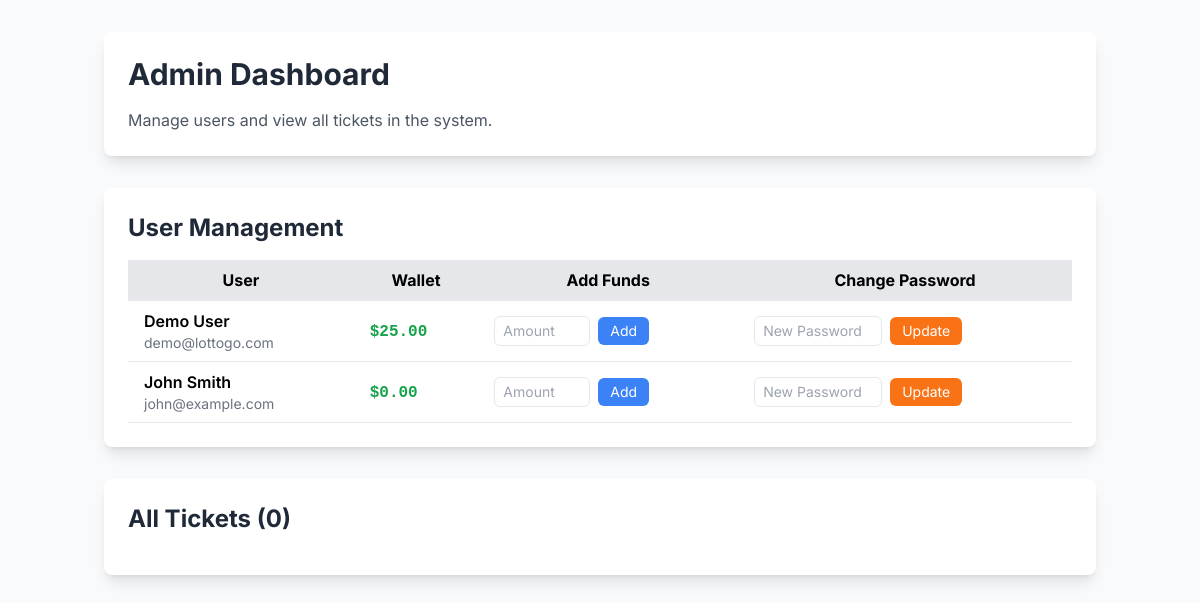
/adminmanage, run on an earlier commit of the app's database.
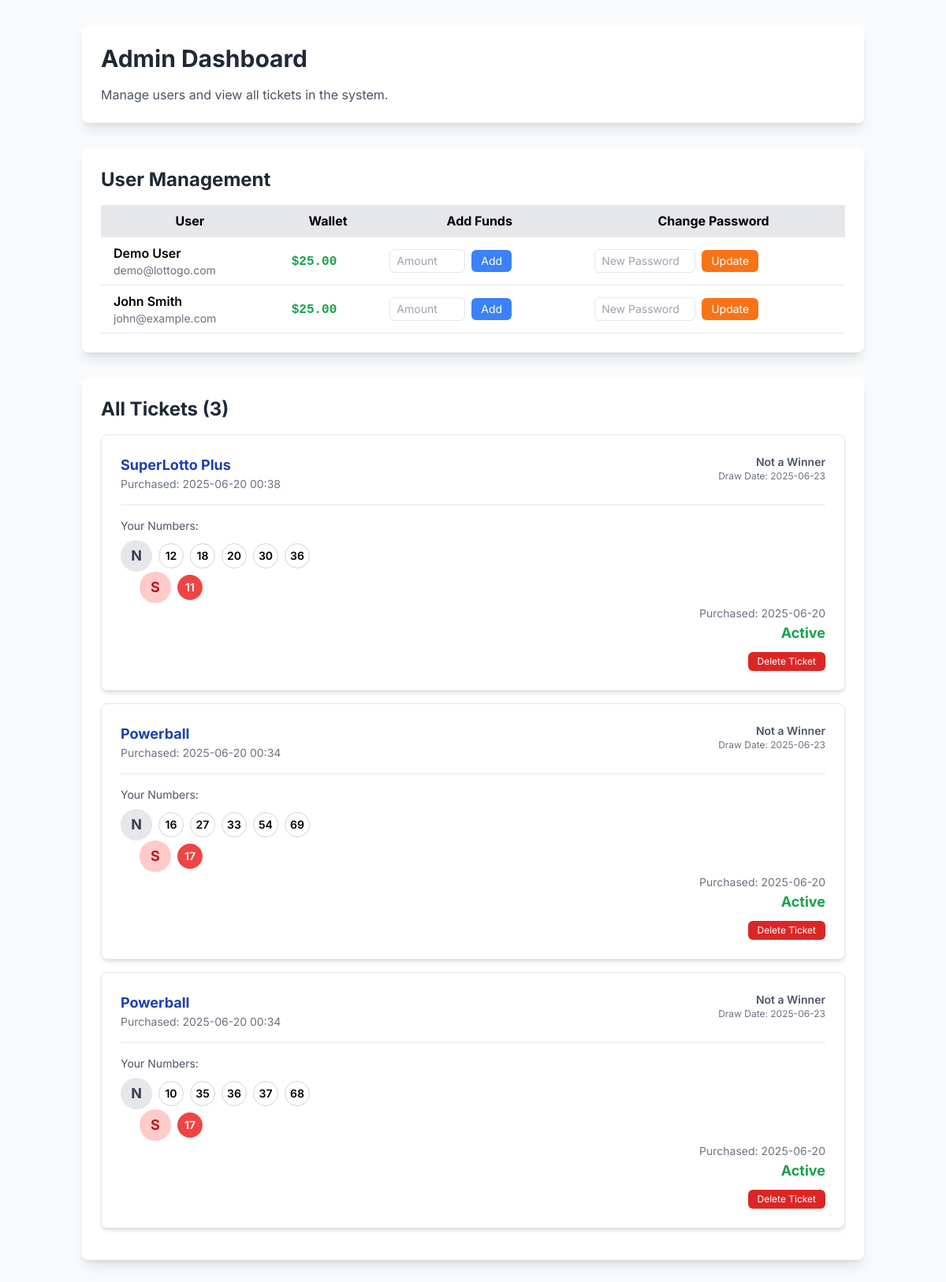
And on a later commit of the database.
### models.py (models this page shows)
class User(db.Model):
    __tablename__ = 'user'
    id: Mapped[int] = mapped_column(Integer, primary_key=True)
    email: Mapped[str] = mapped_column(String(120), unique=True, nullable=False)
    name: Mapped[str] = mapped_column(String(100), nullable=False)
    phone: Mapped[str] = mapped_column(String(20), nullable=True)
    password: Mapped[str] = mapped_column(String(100), nullable=False) # In a real app, this should be hashed
    is_identity_verified: Mapped[bool] = mapped_column(Boolean, default=False)
    wallet_balance: Mapped[float] = mapped_column(Float, default=0.0)
    tickets: Mapped[list["Ticket"]] = relationship(back_populates="user")
    favorite_numbers: Mapped[list["FavoriteNumber"]] = relationship(back_populates="user")

class Ticket(db.Model):
    __tablename__ = 'ticket'
    id: Mapped[str] = mapped_column(String(50), primary_key=True)
    user_id: Mapped[int] = mapped_column(ForeignKey('user.id'), nullable=False)
    game_id: Mapped[str] = mapped_column(ForeignKey('game.id'), nullable=False)
    numbers: Mapped[str] = mapped_column(String(100), nullable=False)
    special_ball: Mapped[str] = mapped_column(String(10), nullable=True)
    draw_date: Mapped[datetime] = mapped_column(DateTime, nullable=False)
    status: Mapped[str] = mapped_column(String(20), default='active') # active, checked, archived
    purchase_date: Mapped[datetime] = mapped_column(DateTime, default=datetime.utcnow)
    winnings: Mapped[float] = mapped_column(Float, default=0.0)
    user: Mapped["User"] = relationship(back_populates="tickets")
    game: Mapped["Game"] = relationship()

class Game(db.Model):
    __tablename__ = 'game'
    id: Mapped[str] = mapped_column(String(50), primary_key=True)
    name: Mapped[str] = mapped_column(String(100), nullable=False)
    jackpot: Mapped[str] = mapped_column(String(50))
    ticket_price: Mapped[float] = mapped_column(Float, nullable=False)
    draw_days: Mapped[str] = mapped_column(String(100)) # e.g., "Monday, Wednesday, Saturday"
    next_draw: Mapped[str] = mapped_column(String(100))
    main_numbers_count: Mapped[int] = mapped_column(Integer)
    main_numbers_range_low: Mapped[int] = mapped_column(Integer)
    main_numbers_range_high: Mapped[int] = mapped_column(Integer)
    special_ball_range_low: Mapped[int] = mapped_column(Integer, nullable=True)
    special_ball_range_high: Mapped[int] = mapped_column(Integer, nullable=True)
    special_ball_name: Mapped[str] = mapped_column(String(50), nullable=True) # e.g., "Powerball", "Mega Ball"

### app.py (the view)
@app.route('/adminmanage')
def admin_manage():
    all_users = User.query.all()
    all_tickets = Ticket.query.order_by(Ticket.purchase_date.desc()).all()
    return render_template('admin_manage.html', all_users=all_users, all_tickets=all_tickets, is_admin_view=True)

### templates/admin_manage.html (shortened to what this page needs)
{% extends "base.html" %}
{% block content %}
<div class="container mx-auto px-4 py-8">
    <div class="bg-white p-6 rounded-lg shadow-lg mb-8">
        <h1 class="text-3xl font-bold text-gray-800 mb-4">Admin Dashboard</h1>
        <p class="text-gray-600">Manage users and view all tickets in the system.</p>
    </div>
    <div class="bg-white p-6 rounded-lg shadow-lg mb-8">
        <h2 class="text-2xl font-bold text-gray-800 mb-4">User Management</h2>
        <div class="overflow-x-auto">
            <table class="min-w-full bg-white">
                <thead class="bg-gray-200">
                    <tr>
                        <th class="py-2 px-4 border-b">User</th>
                        <th class="py-2 px-4 border-b">Wallet</th>
                        <th class="py-2 px-4 border-b">Add Funds</th>
                        <th class="py-2 px-4 border-b">Change Password</th>
                    </tr>
                </thead>
                <tbody>
                    {% for user in all_users %}
                    <tr class="hover:bg-gray-50">
                        <td class="py-2 px-4 border-b">
                            <div class="font-semibold">{{ user.name }}</div>
                            <div class="text-sm text-gray-500">{{ user.email }}</div>
                        </td>
                        <td class="py-2 px-4 border-b">
                            <span class="font-mono text-green-600 font-bold">${{ "%.2f"|format(user.wallet_balance) }}</span>
                        </td>
                        <td class="py-2 px-4 border-b">
                            <form action="{{ url_for('admin_add_funds', user_id=user.id) }}" method="POST" class="flex items-center">
                                <input type="number" name="amount" placeholder="Amount" class="w-24 px-2 py-1 border rounded-md text-sm" step="0.01" required>
                                <button type="submit" class="ml-2 px-3 py-1 bg-blue-500 text-white rounded-md text-sm hover:bg-blue-600">Add</button>
                            </form>
                        </td>
                        <td class="py-2 px-4 border-b">
                            <form action="{{ url_for('admin_update_password', user_id=user.id) }}" method="POST" class="flex items-center">
                                <input type="password" name="new_password" placeholder="New Password" class="w-32 px-2 py-1 border rounded-md text-sm" required>
                                <button type="submit" class="ml-2 px-3 py-1 bg-orange-500 text-white rounded-md text-sm hover:bg-orange-600">Update</button>
                            </form>
                        </td>
                    </tr>
                    {% endfor %}
                </tbody>
            </table>
        </div>
    </div>
    <div class="bg-white p-6 rounded-lg shadow-lg">
        <h2 class="text-2xl font-bold text-gray-800 mb-4">All Tickets ({{ all_tickets|length }})</h2>
        {% with tickets=all_tickets %}
            {% include 'components/_ticket_list.html' %}
        {% endwith %}
    </div>
</div>
{% endblock %}

### templates/base.html (shortened to what this page needs)
<!DOCTYPE html>
<html lang="en">
<head>
    <script src="https://cdn.tailwindcss.com"></script>
    <link rel="stylesheet" href="{{ url_for('static', filename='css/style.css') }}">
</head>
<body class="bg-gray-50 font-sans antialiased">
    <main class="{% block main_class %}min-h-screen{% endblock %}">
        {% block content %}{% endblock %}
    </main>
</body>
</html>

### templates/components/_ticket_list.html
{% for ticket in tickets %}
<div class="ticket-card bg-white rounded-lg shadow-md border border-gray-200 p-6 mb-4">
    <div class="flex justify-between items-start">
        <div>
            <h3 class="text-lg font-bold text-lotto-blue">{{ ticket.game.name }}</h3>
            <p class="text-sm text-gray-500">Purchased: {{ ticket.purchase_date.strftime('%Y-%m-%d %H:%M') }}</p>
        </div>
        <div class="text-right">
            <p class="text-sm font-semibold {% if ticket.is_winner %}text-green-600{% else %}text-gray-600{% endif %}">
                {% if ticket.is_winner %}
                    Winner!
                {% else %}
                    Not a Winner
                {% endif %}
            </p>
            <p class="text-xs text-gray-500">Draw Date: {{ ticket.draw_date.strftime('%Y-%m-%d') }}</p>
        </div>
    </div>
    <div class="mt-4 pt-4 border-t border-gray-200">
        <p class="text-sm text-gray-600 mb-2">Your Numbers:</p>
        <div class="flex items-center space-x-2">
            <div class="flex items-center justify-center w-10 h-10 bg-gray-200 rounded-full text-lg font-bold text-gray-700">N</div>
            <div class="flex flex-wrap gap-2">
                {% for number in ticket.numbers.split(',')|map('int')|sort %}
                <span class="flex items-center justify-center w-8 h-8 bg-white border border-gray-300 rounded-full text-sm font-semibold">{{ number }}</span>
                {% endfor %}
            </div>
        </div>
        {% if ticket.special_ball %}
        <div class="flex items-center space-x-2 mt-2 md:mt-0 md:ml-6">
            <div class="flex items-center justify-center w-10 h-10 bg-red-200 rounded-full text-lg font-bold text-red-700">S</div>
            <div class="flex items-center justify-center w-8 h-8 bg-red-500 text-white rounded-full text-sm font-semibold">{{ ticket.special_ball }}</div>
        </div>
        {% endif %}
    </div>
    <div class="text-right mt-4 md:mt-0">
        <span class="text-sm text-gray-500">Purchased: {{ ticket.purchase_date.strftime('%Y-%m-%d') }}</span>
        <span class="block text-lg font-bold text-green-600">{{ ticket.status|capitalize }}</span>
        {% if is_admin_view %}
        <form action="{{ url_for('admin_delete_ticket', ticket_id=ticket.id) }}" method="POST" onsubmit="return confirm('Are you sure you want to delete this ticket permanently?');" class="mt-2">
            <button type="submit" class="px-3 py-1 bg-red-600 text-white rounded-md text-xs hover:bg-red-700">Delete Ticket</button>
        </form>
        {% endif %}
    </div>
</div>
{% endfor %}

What changed in the data, as far as the page shows it:
changed User "John Smith": wallet_balance "0.00" → "25.00"
added Ticket: game.name "SuperLotto Plus", purchase_date "2025-06-20 00:38", draw_date "2025-06-23", sort "12" "18" "20" "30" "36", special_ball "11", purchase_date "2025-06-20", status "Active"
added Ticket: game.name "Powerball", purchase_date "2025-06-20 00:34", draw_date "2025-06-23", sort "16" "27" "33" "54" "69", special_ball "17", purchase_date "2025-06-20", status "Active"
added Ticket: game.name "Powerball", purchase_date "2025-06-20 00:34", draw_date "2025-06-23", sort "10" "35" "36" "37" "68", special_ball "17", purchase_date "2025-06-20", status "Active"
Also different on the page:
{{ all_tickets|length }}: "0" → "3"
